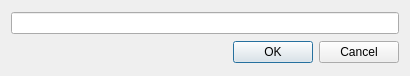
<?xml version="1.0" encoding="UTF-8"?>
<ui version="4.0">
 <class>CCommentDlg</class>
 <widget class="QDialog" name="CCommentDlg">
  <property name="geometry">
   <rect>
    <x>0</x>
    <y>0</y>
    <width>410</width>
    <height>76</height>
   </rect>
  </property>
  <property name="sizePolicy">
   <sizepolicy hsizetype="Fixed" vsizetype="Fixed">
    <horstretch>0</horstretch>
    <verstretch>0</verstretch>
   </sizepolicy>
  </property>
  <property name="windowTitle">
   <string>Dialog</string>
  </property>
  <layout class="QVBoxLayout" name="verticalLayout">
   <item>
    <widget class="QLineEdit" name="m_pTextEdit"/>
   </item>
   <item>
    <widget class="QDialogButtonBox" name="m_pButtonBox">
     <property name="orientation">
      <enum>Qt::Orientation::Horizontal</enum>
     </property>
     <property name="standardButtons">
      <set>QDialogButtonBox::StandardButton::Cancel|QDialogButtonBox::StandardButton::Ok</set>
     </property>
    </widget>
   </item>
  </layout>
 </widget>
 <resources/>
 <connections>
  <connection>
   <sender>m_pButtonBox</sender>
   <signal>accepted()</signal>
   <receiver>CCommentDlg</receiver>
   <slot>accept()</slot>
   <hints>
    <hint type="sourcelabel">
     <x>248</x>
     <y>254</y>
    </hint>
    <hint type="destinationlabel">
     <x>157</x>
     <y>274</y>
    </hint>
   </hints>
  </connection>
  <connection>
   <sender>m_pButtonBox</sender>
   <signal>rejected()</signal>
   <receiver>CCommentDlg</receiver>
   <slot>reject()</slot>
   <hints>
    <hint type="sourcelabel">
     <x>316</x>
     <y>260</y>
    </hint>
    <hint type="destinationlabel">
     <x>286</x>
     <y>274</y>
    </hint>
   </hints>
  </connection>
 </connections>
</ui>
